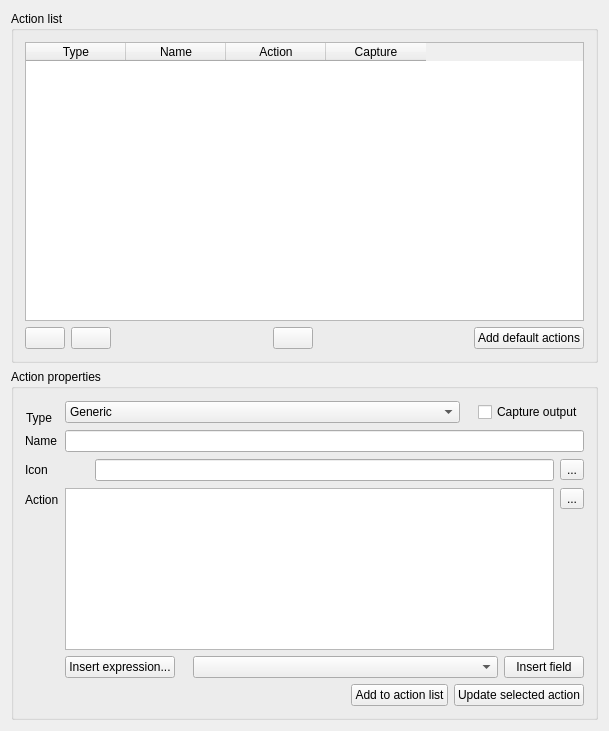
<?xml version="1.0" encoding="UTF-8"?>
<ui version="4.0">
 <class>QgsAttributeActionDialogBase</class>
 <widget class="QWidget" name="QgsAttributeActionDialogBase">
  <property name="geometry">
   <rect>
    <x>0</x>
    <y>0</y>
    <width>609</width>
    <height>731</height>
   </rect>
  </property>
  <property name="sizePolicy">
   <sizepolicy hsizetype="Expanding" vsizetype="Expanding">
    <horstretch>0</horstretch>
    <verstretch>0</verstretch>
   </sizepolicy>
  </property>
  <property name="windowTitle">
   <string>Attribute Actions</string>
  </property>
  <layout class="QGridLayout" name="gridLayout_2">
   <item row="0" column="0">
    <widget class="QgsCollapsibleGroupBox" name="groupBoxActionList">
     <property name="sizePolicy">
      <sizepolicy hsizetype="Preferred" vsizetype="Preferred">
       <horstretch>0</horstretch>
       <verstretch>3</verstretch>
      </sizepolicy>
     </property>
     <property name="title">
      <string>Action list</string>
     </property>
     <property name="syncGroup" stdset="0">
      <string notr="true">actiongroup</string>
     </property>
     <layout class="QGridLayout" name="gridLayout_3">
      <item row="1" column="0">
       <widget class="QPushButton" name="moveUpButton">
        <property name="sizePolicy">
         <sizepolicy hsizetype="Maximum" vsizetype="Fixed">
          <horstretch>0</horstretch>
          <verstretch>0</verstretch>
         </sizepolicy>
        </property>
        <property name="toolTip">
         <string>Move the selected action up</string>
        </property>
        <property name="text">
         <string/>
        </property>
        <property name="icon">
         <iconset resource="../../images/images.qrc">
          <normaloff>:/images/themes/default/mActionArrowUp.png</normaloff>:/images/themes/default/mActionArrowUp.png</iconset>
        </property>
       </widget>
      </item>
      <item row="0" column="0" colspan="6">
       <widget class="QTableWidget" name="attributeActionTable">
        <property name="sizePolicy">
         <sizepolicy hsizetype="Expanding" vsizetype="Expanding">
          <horstretch>0</horstretch>
          <verstretch>0</verstretch>
         </sizepolicy>
        </property>
        <property name="whatsThis">
         <string>This list contains all actions that have been defined for the current layer. Add actions by entering the details in the controls below and then pressing the Add to action list button. Actions can be edited here by double clicking on the item.</string>
        </property>
        <property name="selectionMode">
         <enum>QAbstractItemView::SingleSelection</enum>
        </property>
        <property name="selectionBehavior">
         <enum>QAbstractItemView::SelectRows</enum>
        </property>
        <property name="columnCount">
         <number>4</number>
        </property>
        <column>
         <property name="text">
          <string>Type</string>
         </property>
        </column>
        <column>
         <property name="text">
          <string>Name</string>
         </property>
        </column>
        <column>
         <property name="text">
          <string>Action</string>
         </property>
        </column>
        <column>
         <property name="text">
          <string>Capture</string>
         </property>
        </column>
       </widget>
      </item>
      <item row="1" column="3">
       <widget class="QPushButton" name="removeButton">
        <property name="sizePolicy">
         <sizepolicy hsizetype="Maximum" vsizetype="Fixed">
          <horstretch>0</horstretch>
          <verstretch>0</verstretch>
         </sizepolicy>
        </property>
        <property name="toolTip">
         <string>Remove the selected action</string>
        </property>
        <property name="text">
         <string/>
        </property>
        <property name="icon">
         <iconset resource="../../images/images.qrc">
          <normaloff>:/images/themes/default/symbologyRemove.png</normaloff>:/images/themes/default/symbologyRemove.png</iconset>
        </property>
       </widget>
      </item>
      <item row="1" column="1">
       <widget class="QPushButton" name="moveDownButton">
        <property name="sizePolicy">
         <sizepolicy hsizetype="Maximum" vsizetype="Fixed">
          <horstretch>0</horstretch>
          <verstretch>0</verstretch>
         </sizepolicy>
        </property>
        <property name="toolTip">
         <string>Move the selected action down</string>
        </property>
        <property name="text">
         <string/>
        </property>
        <property name="icon">
         <iconset resource="../../images/images.qrc">
          <normaloff>:/images/themes/default/mActionArrowDown.png</normaloff>:/images/themes/default/mActionArrowDown.png</iconset>
        </property>
       </widget>
      </item>
      <item row="1" column="5">
       <widget class="QPushButton" name="addDefaultActionsButton">
        <property name="text">
         <string>Add default actions</string>
        </property>
       </widget>
      </item>
      <item row="1" column="4">
       <spacer name="horizontalSpacer_4">
        <property name="orientation">
         <enum>Qt::Horizontal</enum>
        </property>
        <property name="sizeHint" stdset="0">
         <size>
          <width>40</width>
          <height>20</height>
         </size>
        </property>
       </spacer>
      </item>
      <item row="1" column="2">
       <spacer name="horizontalSpacer_5">
        <property name="orientation">
         <enum>Qt::Horizontal</enum>
        </property>
        <property name="sizeHint" stdset="0">
         <size>
          <width>40</width>
          <height>20</height>
         </size>
        </property>
       </spacer>
      </item>
     </layout>
    </widget>
   </item>
   <item row="1" column="0">
    <widget class="QgsCollapsibleGroupBox" name="groupBoxActionProperties">
     <property name="sizePolicy">
      <sizepolicy hsizetype="Preferred" vsizetype="Preferred">
       <horstretch>0</horstretch>
       <verstretch>3</verstretch>
      </sizepolicy>
     </property>
     <property name="title">
      <string>Action properties</string>
     </property>
     <property name="syncGroup" stdset="0">
      <string notr="true">actiongroup</string>
     </property>
     <layout class="QFormLayout" name="formLayout">
      <property name="fieldGrowthPolicy">
       <enum>QFormLayout::AllNonFixedFieldsGrow</enum>
      </property>
      <property name="labelAlignment">
       <set>Qt::AlignLeading|Qt::AlignLeft|Qt::AlignVCenter</set>
      </property>
      <item row="0" column="1">
       <layout class="QHBoxLayout" name="horizontalLayout_4">
        <item>
         <widget class="QComboBox" name="actionType">
          <property name="sizePolicy">
           <sizepolicy hsizetype="Expanding" vsizetype="Fixed">
            <horstretch>0</horstretch>
            <verstretch>0</verstretch>
           </sizepolicy>
          </property>
          <item>
           <property name="text">
            <string>Generic</string>
           </property>
          </item>
          <item>
           <property name="text">
            <string>Python</string>
           </property>
          </item>
          <item>
           <property name="text">
            <string>Mac</string>
           </property>
          </item>
          <item>
           <property name="text">
            <string>Windows</string>
           </property>
          </item>
          <item>
           <property name="text">
            <string>Unix</string>
           </property>
          </item>
          <item>
           <property name="text">
            <string>Open</string>
           </property>
          </item>
         </widget>
        </item>
        <item>
         <spacer name="horizontalSpacer_3">
          <property name="orientation">
           <enum>Qt::Horizontal</enum>
          </property>
          <property name="sizeType">
           <enum>QSizePolicy::Fixed</enum>
          </property>
          <property name="sizeHint" stdset="0">
           <size>
            <width>12</width>
            <height>24</height>
           </size>
          </property>
         </spacer>
        </item>
        <item>
         <widget class="QCheckBox" name="captureCB">
          <property name="toolTip">
           <string>Captures any output from the action</string>
          </property>
          <property name="whatsThis">
           <string>Captures the standard output or error generated by the action and displays it in a dialog box</string>
          </property>
          <property name="text">
           <string>Capture output</string>
          </property>
         </widget>
        </item>
       </layout>
      </item>
      <item row="1" column="0">
       <widget class="QLabel" name="textLabel1">
        <property name="whatsThis">
         <string>Enter the name of an action here. The name should be unique (qgis will make it unique if necessary).</string>
        </property>
        <property name="text">
         <string>Name</string>
        </property>
        <property name="buddy">
         <cstring>actionName</cstring>
        </property>
       </widget>
      </item>
      <item row="1" column="1">
       <widget class="QLineEdit" name="actionName">
        <property name="toolTip">
         <string>Enter the action name here</string>
        </property>
        <property name="whatsThis">
         <string>Enter the name of an action here. The name should be unique (qgis will make it unique if necessary).</string>
        </property>
       </widget>
      </item>
      <item row="2" column="0">
       <widget class="QLabel" name="label_2">
        <property name="text">
         <string>Icon</string>
        </property>
       </widget>
      </item>
      <item row="3" column="0">
       <widget class="QLabel" name="textLabel2">
        <property name="whatsThis">
         <string>Enter the action here. This can be any program, script or command that is available on your system. When the action is invoked any set of characters that start with a % and then have the name of a field will be replaced by the value of that field. The special characters %% will be replaced by the value of the field that was selected. Double quote marks group text into single arguments to the program, script or command. Double quotes will be ignored if prefixed with a backslash</string>
        </property>
        <property name="text">
         <string>Action</string>
        </property>
        <property name="buddy">
         <cstring>actionAction</cstring>
        </property>
       </widget>
      </item>
      <item row="3" column="1">
       <layout class="QGridLayout" name="gridLayout_4">
        <item row="0" column="1">
         <widget class="QToolButton" name="browseButton">
          <property name="toolTip">
           <string>Browse for action</string>
          </property>
          <property name="statusTip">
           <string>Click to browse for an action</string>
          </property>
          <property name="whatsThis">
           <string>Clicking the button will let you select an application to use as the action</string>
          </property>
          <property name="text">
           <string>...</string>
          </property>
          <property name="icon">
           <iconset resource="../../images/images.qrc">
            <normaloff>:/images/themes/default/mActionFileOpen.svg</normaloff>:/images/themes/default/mActionFileOpen.svg</iconset>
          </property>
         </widget>
        </item>
        <item row="1" column="1">
         <spacer name="verticalSpacer_2">
          <property name="orientation">
           <enum>Qt::Vertical</enum>
          </property>
          <property name="sizeHint" stdset="0">
           <size>
            <width>20</width>
            <height>40</height>
           </size>
          </property>
         </spacer>
        </item>
        <item row="0" column="0" rowspan="2">
         <widget class="QPlainTextEdit" name="actionAction">
          <property name="sizePolicy">
           <sizepolicy hsizetype="Expanding" vsizetype="Expanding">
            <horstretch>0</horstretch>
            <verstretch>0</verstretch>
           </sizepolicy>
          </property>
          <property name="toolTip">
           <string>Enter the action command here</string>
          </property>
          <property name="whatsThis">
           <string>Enter the action here. This can be any program, script or command that is available on your system. When the action is invoked any set of characters within [% and %] will be evaluated as expression and replaced by its result. Double quote marks group text into single arguments to the program, script or command. Double quotes will be ignored if prefixed with a backslash</string>
          </property>
         </widget>
        </item>
       </layout>
      </item>
      <item row="4" column="1">
       <layout class="QHBoxLayout" name="horizontalLayout_2">
        <item>
         <widget class="QPushButton" name="insertExpressionButton">
          <property name="sizePolicy">
           <sizepolicy hsizetype="Fixed" vsizetype="Fixed">
            <horstretch>0</horstretch>
            <verstretch>0</verstretch>
           </sizepolicy>
          </property>
          <property name="toolTip">
           <string>Inserts an expression into the action</string>
          </property>
          <property name="text">
           <string>Insert expression...</string>
          </property>
         </widget>
        </item>
        <item>
         <spacer name="horizontalSpacer_2">
          <property name="orientation">
           <enum>Qt::Horizontal</enum>
          </property>
          <property name="sizeType">
           <enum>QSizePolicy::Fixed</enum>
          </property>
          <property name="sizeHint" stdset="0">
           <size>
            <width>12</width>
            <height>20</height>
           </size>
          </property>
         </spacer>
        </item>
        <item>
         <widget class="QComboBox" name="fieldComboBox">
          <property name="toolTip">
           <string>The valid attribute names for this layer</string>
          </property>
         </widget>
        </item>
        <item>
         <widget class="QPushButton" name="insertFieldButton">
          <property name="sizePolicy">
           <sizepolicy hsizetype="Fixed" vsizetype="Fixed">
            <horstretch>0</horstretch>
            <verstretch>0</verstretch>
           </sizepolicy>
          </property>
          <property name="toolTip">
           <string>Inserts the selected field into the action</string>
          </property>
          <property name="text">
           <string>Insert field</string>
          </property>
         </widget>
        </item>
       </layout>
      </item>
      <item row="5" column="0" colspan="2">
       <layout class="QHBoxLayout" name="horizontalLayout_3">
        <item>
         <spacer name="horizontalSpacer">
          <property name="orientation">
           <enum>Qt::Horizontal</enum>
          </property>
          <property name="sizeType">
           <enum>QSizePolicy::Expanding</enum>
          </property>
          <property name="sizeHint" stdset="0">
           <size>
            <width>12</width>
            <height>20</height>
           </size>
          </property>
         </spacer>
        </item>
        <item>
         <widget class="QPushButton" name="insertButton">
          <property name="toolTip">
           <string>Inserts the action into the list above</string>
          </property>
          <property name="text">
           <string>Add to action list</string>
          </property>
         </widget>
        </item>
        <item>
         <widget class="QPushButton" name="updateButton">
          <property name="toolTip">
           <string>Update the selected action</string>
          </property>
          <property name="text">
           <string>Update selected action</string>
          </property>
         </widget>
        </item>
       </layout>
      </item>
      <item row="2" column="1">
       <layout class="QHBoxLayout" name="horizontalLayout_5">
        <item>
         <widget class="QLabel" name="iconPreview">
          <property name="sizePolicy">
           <sizepolicy hsizetype="Fixed" vsizetype="Fixed">
            <horstretch>24</horstretch>
            <verstretch>24</verstretch>
           </sizepolicy>
          </property>
          <property name="minimumSize">
           <size>
            <width>24</width>
            <height>24</height>
           </size>
          </property>
          <property name="text">
           <string/>
          </property>
         </widget>
        </item>
        <item>
         <widget class="QLineEdit" name="actionIcon"/>
        </item>
        <item>
         <widget class="QToolButton" name="chooseIconButton">
          <property name="text">
           <string>...</string>
          </property>
         </widget>
        </item>
       </layout>
      </item>
     </layout>
     <widget class="QLabel" name="label">
      <property name="geometry">
       <rect>
        <x>15</x>
        <y>33</y>
        <width>41</width>
        <height>31</height>
       </rect>
      </property>
      <property name="text">
       <string>Type</string>
      </property>
      <property name="buddy">
       <cstring>actionType</cstring>
      </property>
     </widget>
    </widget>
   </item>
   <item row="2" column="0">
    <spacer name="verticalSpacer">
     <property name="orientation">
      <enum>Qt::Vertical</enum>
     </property>
     <property name="sizeHint" stdset="0">
      <size>
       <width>20</width>
       <height>0</height>
      </size>
     </property>
    </spacer>
   </item>
  </layout>
 </widget>
 <layoutdefault spacing="6" margin="11"/>
 <customwidgets>
  <customwidget>
   <class>QgsCollapsibleGroupBox</class>
   <extends>QGroupBox</extends>
   <header>qgscollapsiblegroupbox.h</header>
   <container>1</container>
  </customwidget>
 </customwidgets>
 <tabstops>
  <tabstop>attributeActionTable</tabstop>
  <tabstop>moveUpButton</tabstop>
  <tabstop>moveDownButton</tabstop>
  <tabstop>removeButton</tabstop>
  <tabstop>addDefaultActionsButton</tabstop>
  <tabstop>actionType</tabstop>
  <tabstop>captureCB</tabstop>
  <tabstop>actionName</tabstop>
  <tabstop>actionIcon</tabstop>
  <tabstop>chooseIconButton</tabstop>
  <tabstop>actionAction</tabstop>
  <tabstop>browseButton</tabstop>
  <tabstop>insertExpressionButton</tabstop>
  <tabstop>fieldComboBox</tabstop>
  <tabstop>insertFieldButton</tabstop>
  <tabstop>insertButton</tabstop>
  <tabstop>updateButton</tabstop>
 </tabstops>
 <resources>
  <include location="../../images/images.qrc"/>
 </resources>
 <connections/>
</ui>
